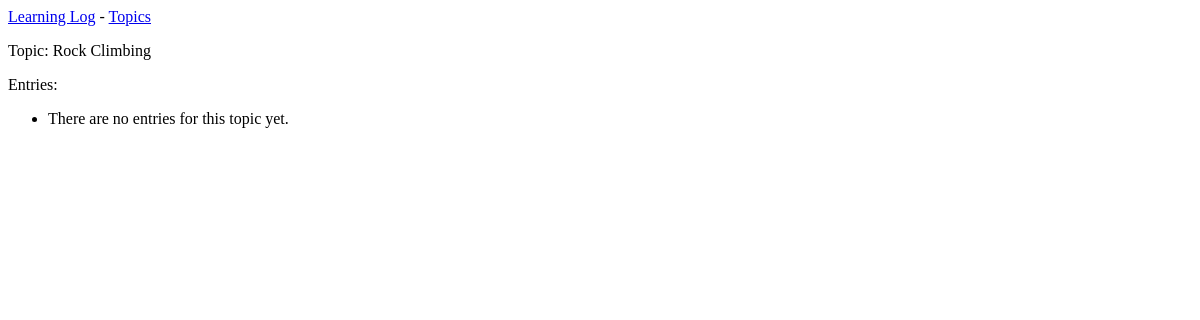
Before: /topics/2/ with the older database file.
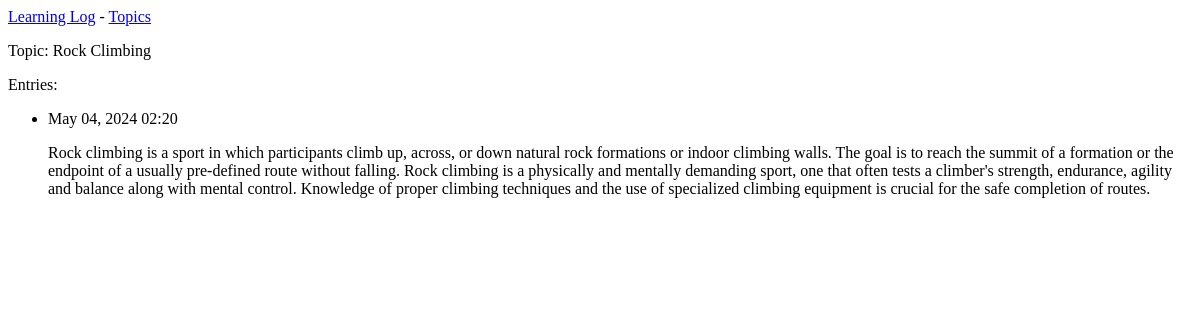
After: the same page with the newer database file.
### learning_logs/models.py (models this page shows, shortened)
class Topic(models.Model):
    text = models.CharField(max_length = 200)
    date_added = models.DateTimeField(auto_now_add = True)

class Entry(models.Model):
    topic = models.ForeignKey(Topic, on_delete = models.CASCADE)
    text = models.TextField()
    date_added = models.DateTimeField(auto_now_add = True)
    class Meta:
        verbose_name_plural = 'entries'

### learning_logs/views.py (the view)
# urls.py: path('topics/<int:topic_id>/', views.topic, name='topic'),
def topic(request, topic_id):
    topic = Topic.objects.get(id=topic_id)
    entries = topic.entry_set.order_by('-date_added')
    context = {'topic': topic, 'entries': entries}
    return render(request, 'learning_logs/topic.html', context)

### learning_logs/templates/learning_logs/topic.html
{% extends 'learning_logs/base.html' %} {% block content %}
<p>Topic: {{topic.text}}</p>
<p>Entries:</p>
<ul>
  {% for entry in entries %}
  <li>
    <p>{{ entry.date_added|date:'M d, Y H:i' }}</p>
    <p>{{ entry.text|linebreaks }}</p>
  </li>
  {% empty %}
  <li>There are no entries for this topic yet.</li>
  {% endfor %}
</ul>
{% endblock content %}

### learning_logs/templates/learning_logs/base.html
<p>
  <a href="{% url 'learning_logs:index' %}">Learning Log</a> -
  <a href="{% url 'learning_logs:topics' %}">Topics</a>
</p>
{% block content%}{% endblock content %}

Changed rows visible on the page:
added Entry: date_added "May 04, 2024 02:20", text "Rock climbing is a sport in which participants climb up, across, or down natural rock formations or indoor climbing walls. The goal is to reach the summit of a formation or the endpoint of a usually pre-defined route without falling. Rock climbing is a physically and mentally demanding sport, one that often tests a climber's strength, endurance, agility and balance along with mental control. Knowledge of proper climbing techniques and the use of specialized climbing equipment is crucial for the safe completion of routes."
Other visible differences:
text no longer shown: "There are no entries for this topic yet."
